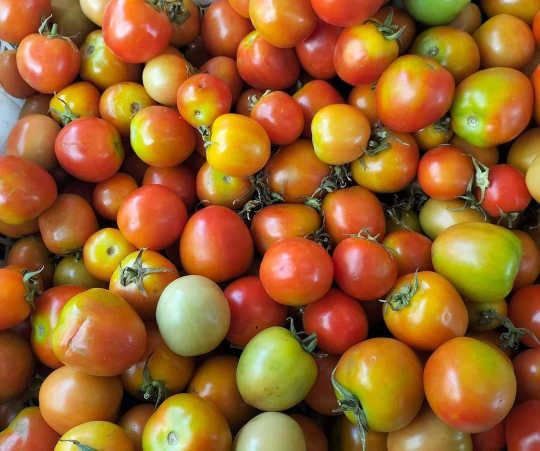
#> input picture tomat.jpeg, 1080 x 901 px (shown at 1/2 size)
$ python deteksi_tomat.py
#> lines starting #> are read from the running program, lines starting #| are printed output that depends on the picture; after the words box and inside, x2 and y2 are one past the last pixel; in counts of white or black regions, pixels touching at a corner belong together
import cv2
import numpy as np
import matplotlib.pyplot as plt


# =====================================================
# PARAMETER UTAMA
# =====================================================
image_path = "tomat.jpeg"   # ganti sesuai nama file gambar
WORK_WIDTH = 900            # ukuran kerja agar parameter lebih stabil

# Threshold klasifikasi warna pada ruang HSV OpenCV: H = 0-179
H_MATANG_MAX = 25           # merah-oranye; turunkan ke 20 jika kuning tidak dianggap matang
H_MERAH_ATAS_MIN = 165      # merah pada ujung atas rentang Hue
H_BELUM_MAX = 95            # hijau sampai kuning kehijauan

S_MIN_MATANG = 35
S_MIN_BELUM = 20
V_MIN = 45

# Parameter watershed berbasis distance transform
MIN_PEAK_DISTANCE_RATIO = 0.045
MIN_PEAK_VALUE_RATIO = 0.022

# Filter objek hasil watershed
MIN_OBJECT_AREA_RATIO = 0.0010
MAX_OBJECT_AREA_RATIO = 0.0500
MIN_CIRCULARITY = 0.12

# Klasifikasi tingkat kematangan
MATURE_RATIO_LIMIT = 0.50
LOW_COVERAGE_LIMIT = 0.35

# True jika objek yang terpotong di tepi gambar tidak ingin dihitung
IGNORE_BORDER_OBJECTS = False
BORDER_MARGIN = 3


# =====================================================
# FUNGSI KLASIFIKASI PIKSEL
# =====================================================
def klasifikasi_piksel(hsv_img, bgr_img):
    """
    Menghasilkan mask matang, mask belum matang, mask kandidat tomat,
    dan mask valid. Fungsi ini dipakai untuk visualisasi dan klasifikasi
    per objek agar logika threshold tidak terduplikasi.
    """
    H, S, V = cv2.split(hsv_img)
    B, G, R = cv2.split(bgr_img)

    Rf = R.astype(np.float32)
    Gf = G.astype(np.float32)
    Bf = B.astype(np.float32)

    # Highlight putih mengkilap diabaikan karena bukan warna asli tomat
    highlight = (V > 235) & (S < 35)

    # Piksel valid: cukup terang dan bukan highlight ekstrem
    valid = (V >= V_MIN) & (~highlight)

    # Tomat matang: merah sampai oranye
    matang = (
        (((H <= H_MATANG_MAX) | (H >= H_MERAH_ATAS_MIN)) &
         (S >= S_MIN_MATANG) &
         (V >= V_MIN))
    ) & valid

    # Tomat belum matang: hijau, kuning kehijauan, dan hijau pucat
    hijau_hsv = (
        ((H > H_MATANG_MAX) & (H <= H_BELUM_MAX) &
         (S >= S_MIN_BELUM) &
         (V >= V_MIN))
    )

    hijau_pucat = (
        (S < 75) &
        (V > 95) &
        (Gf >= 0.88 * Rf) &
        (Gf >= Bf + 5)
    )

    belum = (hijau_hsv | hijau_pucat) & valid & (~matang)

    # Piksel transisi ditambahkan agar permukaan tomat tidak terlalu berlubang
    transisi = (
        ((H > H_MATANG_MAX) & (H <= 38) &
         (S >= 25) &
         (V >= V_MIN))
    ) & valid

    kandidat = matang | belum | transisi

    return (
        (matang.astype(np.uint8) * 255),
        (belum.astype(np.uint8) * 255),
        (kandidat.astype(np.uint8) * 255),
        (valid.astype(np.uint8) * 255)
    )


# =====================================================
# FUNGSI PEMBUAT MARKER WATERSHED
# =====================================================
def buat_marker_watershed(mask_tomat):
    """
    Membuat marker foreground dari puncak distance transform.
    Marker ini menjadi perkiraan pusat masing-masing tomat.
    """
    h, w = mask_tomat.shape[:2]
    min_dim = min(h, w)

    dist = cv2.distanceTransform(mask_tomat, cv2.DIST_L2, 5)

    min_peak_distance = max(10, int(MIN_PEAK_DISTANCE_RATIO * min_dim))
    min_peak_value = max(6, int(MIN_PEAK_VALUE_RATIO * min_dim))

    kernel_peak = cv2.getStructuringElement(
        cv2.MORPH_ELLIPSE,
        (2 * min_peak_distance + 1, 2 * min_peak_distance + 1)
    )

    # Local maxima: titik yang nilainya sama dengan hasil dilasi lokal
    dist_dilated = cv2.dilate(dist, kernel_peak)
    peaks = ((dist == dist_dilated) & (dist >= min_peak_value) & (mask_tomat > 0))
    peaks = peaks.astype(np.uint8) * 255

    # Jangan dilakukan opening pada peak karena titik puncak bisa hilang
    num_peak, peak_labels, stats, centroids = cv2.connectedComponentsWithStats(peaks, 8)

    markers = np.zeros(mask_tomat.shape, dtype=np.int32)
    markers[mask_tomat == 0] = 1  # background pasti

    current_marker = 2

    for i in range(1, num_peak):
        area_peak = stats[i, cv2.CC_STAT_AREA]

        if area_peak < 1:
            continue

        cx, cy = centroids[i]
        cx = int(round(cx))
        cy = int(round(cy))

        if cx < 0 or cx >= w or cy < 0 or cy >= h:
            continue

        if dist[cy, cx] < min_peak_value:
            continue

        # Marker dibuat sebagai area kecil, bukan satu piksel
        r_marker = max(3, int(0.35 * dist[cy, cx]))
        cv2.circle(markers, (cx, cy), r_marker, current_marker, -1)
        current_marker += 1

    return markers, dist, peaks, current_marker


# =====================================================
# 1. MEMBACA CITRA
# =====================================================
img0 = cv2.imread(image_path)
#> img0 is the input picture: shape (901, 1080, 3); mean B, G, R 42.2, 98.5, 153.5

if img0 is None:
    raise FileNotFoundError("Gambar tidak ditemukan. Periksa nama file dan lokasi gambar.")

h0, w0 = img0.shape[:2]

if w0 != WORK_WIDTH:
    scale = WORK_WIDTH / w0
    img = cv2.resize(img0, (WORK_WIDTH, int(h0 * scale)), interpolation=cv2.INTER_AREA)
else:
    img = img0.copy()

h, w = img.shape[:2]
img_rgb = cv2.cvtColor(img, cv2.COLOR_BGR2RGB)


# =====================================================
# 2. KONVERSI WARNA DAN PEMBUATAN MASK
# =====================================================
img_blur = cv2.GaussianBlur(img, (3, 3), 0)
hsv = cv2.cvtColor(img_blur, cv2.COLOR_BGR2HSV)
#> hsv: shape (750, 900, 3); mean H, S, V 20.7, 189.5, 155.4

mask_matang, mask_belum, mask_tomat, mask_valid = klasifikasi_piksel(hsv, img_blur)
#> in klasifikasi_piksel, `highlight = (V > 235) & (S < 35)`:
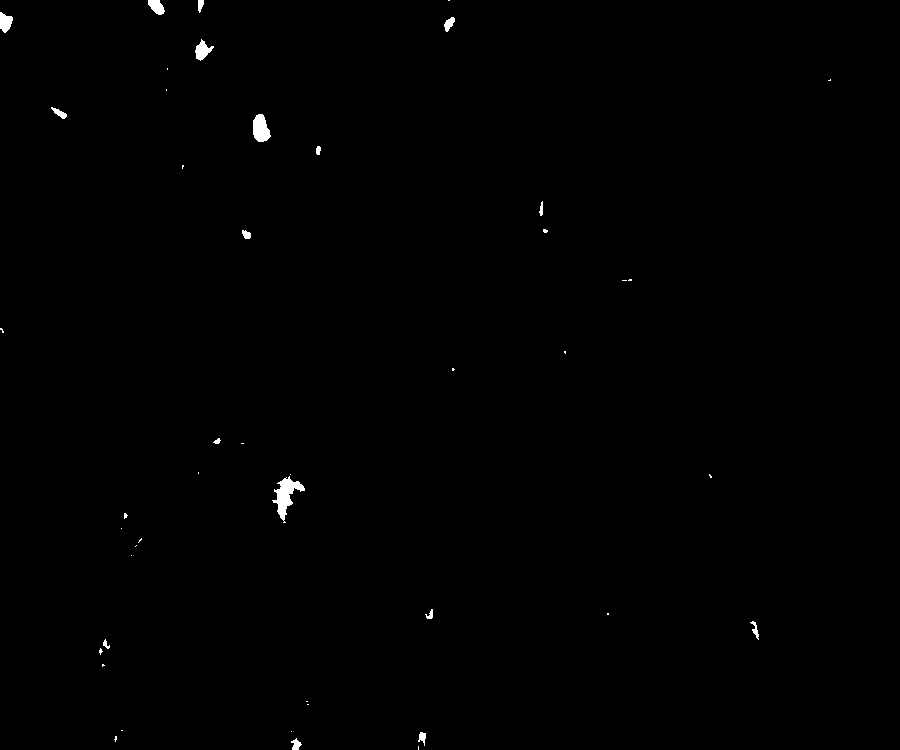
#> highlight: shape (750, 900) bool; 0.35% white; 46 white regions (29 under 20 px), largest, box (x1, y1, x2, y2) and area: (272, 476, 305, 523) 590, (253, 114, 271, 142) 368, (195, 39, 214, 61) 213
#> mask_matang: shape (750, 900); 77% white; 201 black regions (66 under 20 px), largest, box (x1, y1, x2, y2) and area: (320, 510, 650, 750) 33653, (722, 381, 885, 601) 15704, (240, 460, 365, 592) 10012
#> mask_belum: shape (750, 900); 15.6% white; 178 white regions (91 under 20 px), largest, box (x1, y1, x2, y2) and area: (393, 537, 527, 750) 19186, (722, 381, 871, 544) 12552, (260, 460, 365, 592) 9236
#> mask_tomat: shape (750, 900); 92.7% white; 230 black regions (107 under 20 px), largest, box (x1, y1, x2, y2) and area: (465, 663, 576, 750) 3458, (623, 293, 716, 395) 3053, (0, 145, 42, 257) 2347
#> mask_valid: shape (750, 900); 93.5% white; 192 black regions (89 under 20 px), largest, box (x1, y1, x2, y2) and area: (465, 663, 576, 750) 3458, (623, 293, 716, 395) 3022, (17, 584, 90, 680) 2128

kernel = cv2.getStructuringElement(cv2.MORPH_ELLIPSE, (5, 5))

mask_tomat = cv2.morphologyEx(mask_tomat, cv2.MORPH_OPEN, kernel, iterations=1)
#> mask_tomat: shape (750, 900); 92.4% white; 197 black regions (85 under 20 px), largest, box (x1, y1, x2, y2) and area: (465, 663, 576, 750) 3468, (623, 293, 716, 395) 3272, (0, 145, 42, 257) 2375
mask_tomat = cv2.morphologyEx(mask_tomat, cv2.MORPH_CLOSE, kernel, iterations=2)
#> mask_tomat: shape (750, 900); 93.9% white; 77 black regions, largest, box (x1, y1, x2, y2) and area: (474, 665, 575, 750) 3411, (628, 308, 708, 362) 2667, (0, 145, 41, 257) 2358

# Menghapus komponen kandidat yang terlalu kecil
num_cc, labels_cc, stats_cc, _ = cv2.connectedComponentsWithStats(mask_tomat, 8)
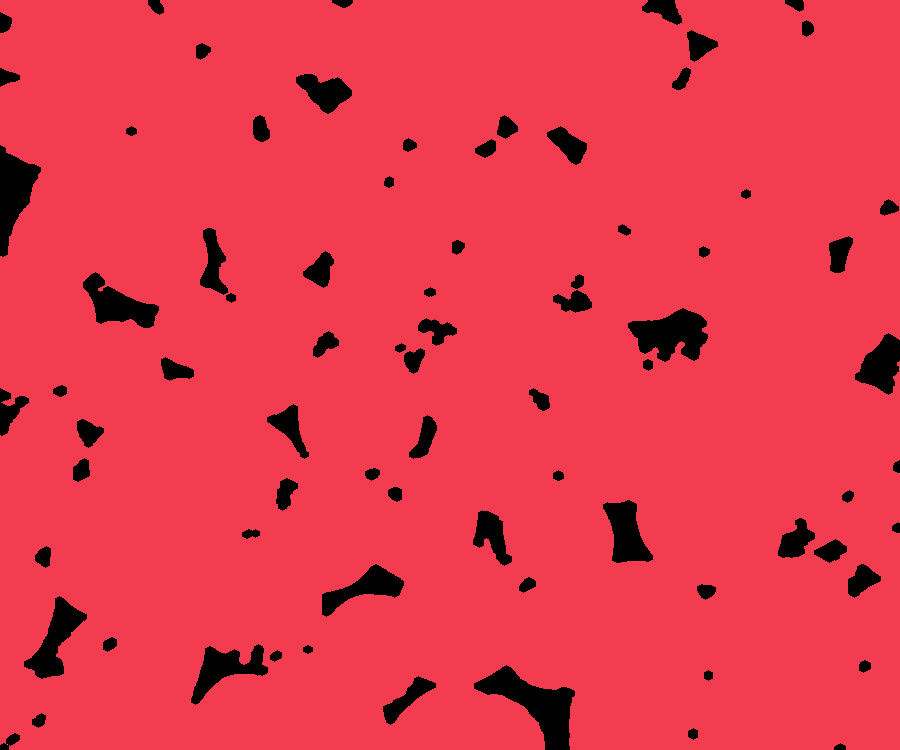
#> labels_cc: shape (750, 900) int32; 3 distinct labels, from 0 to 2; one colour per label, 0 black
#> num_cc = 3; stats_cc = [[0, 0, 900, 750, 41203], [0, 0, 900, 750, 633796], [7, 744, 1, 1, 1]]
mask_bersih = np.zeros_like(mask_tomat)
min_area_awal = int(0.00025 * h * w)

for i in range(1, num_cc):
    if stats_cc[i, cv2.CC_STAT_AREA] >= min_area_awal:
        mask_bersih[labels_cc == i] = 255

mask_tomat = mask_bersih


# =====================================================
# 3. WATERSHED UNTUK MEMISAHKAN TOMAT BERTUMPUK
# =====================================================
markers, dist, peaks, current_marker = buat_marker_watershed(mask_tomat)
#> in buat_marker_watershed, `dist = cv2.distanceTransform(mask_tomat, cv2.DIST_L2, 5)`:
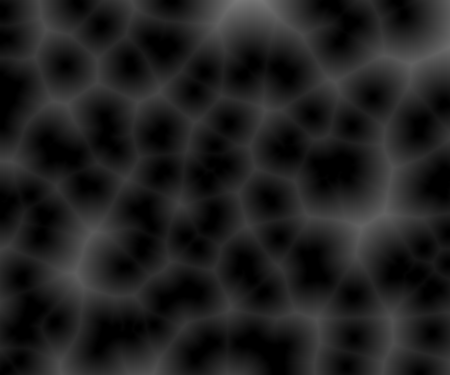
#> dist: shape (750, 900) float32 (shown at 1/2 size); min 0, max 121, mean 31.2
#> in buat_marker_watershed, `dist_dilated = cv2.dilate(dist, kernel_peak)`:
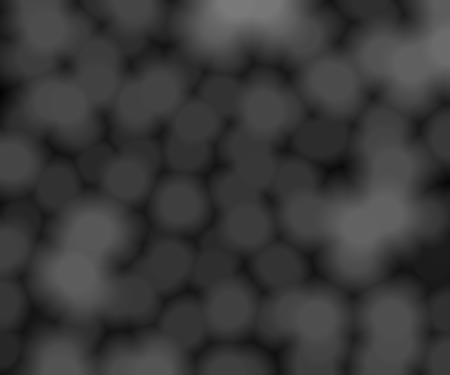
#> dist_dilated: shape (750, 900) float32 (shown at 1/2 size); min 2, max 121, mean 57.1
#> in buat_marker_watershed, `num_peak, peak_labels, stats, centroids = cv2.connectedComponentsWithS..`: num_peak = 54; stats = 54 rows, first 6: [0, 0, 900, 750, 674947], [262, 0, 1, 1, 1], [473, 0, 1, 1, 1], [524, 0, 1, 1, 1], [739, 0, 1, 1, 1], [899, 0, 1, 1, 1]; centroids = 54 pairs, first value 0 to 899, second value 0 to 749
#> the loop in buat_marker_watershed, `for i in range(1, num_peak):` made 53 passes
#> (cx, cy, r_marker) on passes 1 to 8: (262, 0, 24), (473, 0, 42), (524, 0, 41), (739, 0, 16), (899, 0, 31), (92, 57, 26), (899, 94, 37), (822, 128, 33)
#> after the loop in buat_marker_watershed, `for i in range(1, num_peak):`:
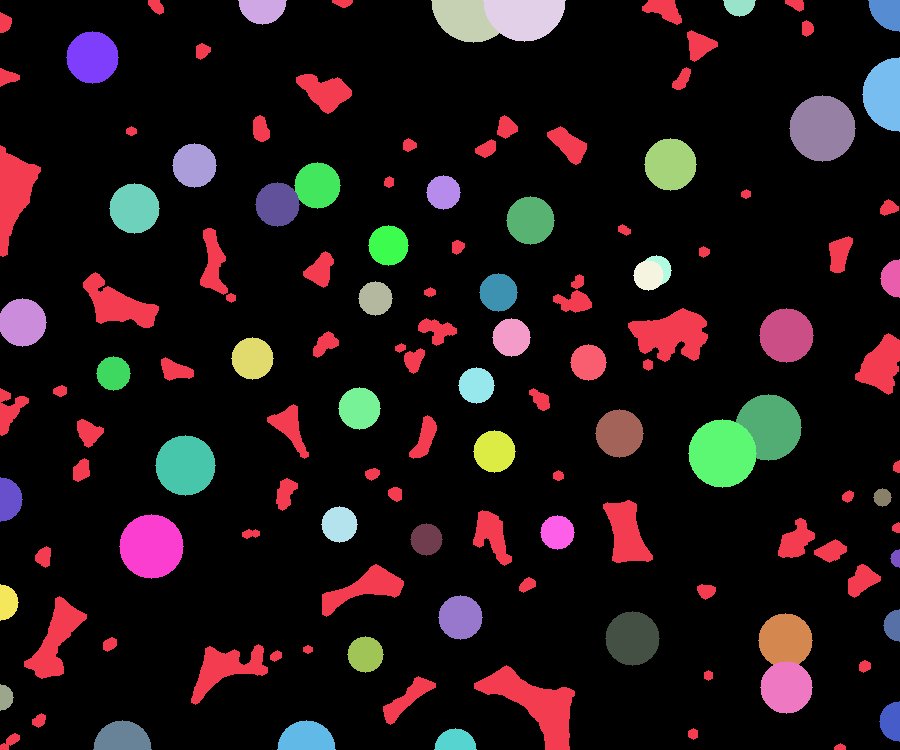
#> markers: shape (750, 900) int32; 55 distinct labels, from 0 to 54; one colour per label, 0 black
#> after the loop in buat_marker_watershed, `for i in range(1, num_peak):`: current_marker = 55
#> current_marker = 55

markers_ws = markers.copy()
cv2.watershed(img_blur, markers_ws)


# =====================================================
# 4. ANALISIS OBJEK DAN KLASIFIKASI KEMATANGAN
# =====================================================
output = img.copy()

jumlah_tomat = 0
jumlah_matang = 0
jumlah_belum = 0
jumlah_low_confidence = 0

data_objek = []

min_object_area = int(MIN_OBJECT_AREA_RATIO * h * w)
max_object_area = int(MAX_OBJECT_AREA_RATIO * h * w)

for marker_id in range(2, current_marker):
    component = np.zeros((h, w), dtype=np.uint8)
    component[(markers_ws == marker_id) & (mask_tomat > 0)] = 255

    area = cv2.countNonZero(component)

    if area < min_object_area or area > max_object_area:
        continue

    contours, _ = cv2.findContours(component, cv2.RETR_EXTERNAL, cv2.CHAIN_APPROX_SIMPLE)

    if len(contours) == 0:
        continue

    contour = max(contours, key=cv2.contourArea)
    contour_area = cv2.contourArea(contour)
    perimeter = cv2.arcLength(contour, True)

    if perimeter == 0:
        continue

    circularity = 4 * np.pi * contour_area / (perimeter ** 2)

    x, y, bw, bh = cv2.boundingRect(contour)
    aspect_ratio = bw / bh if bh > 0 else 0

    if circularity < MIN_CIRCULARITY:
        continue

    if aspect_ratio < 0.30 or aspect_ratio > 3.00:
        continue

    if IGNORE_BORDER_OBJECTS:
        menyentuh_tepi = (
            x <= BORDER_MARGIN or y <= BORDER_MARGIN or
            x + bw >= w - BORDER_MARGIN or y + bh >= h - BORDER_MARGIN
        )

        if menyentuh_tepi:
            continue

    piksel_valid = np.count_nonzero((mask_valid > 0) & (component > 0))
    piksel_matang = np.count_nonzero((mask_matang > 0) & (component > 0))
    piksel_belum = np.count_nonzero((mask_belum > 0) & (component > 0))

    piksel_terklasifikasi = piksel_matang + piksel_belum

    coverage = piksel_terklasifikasi / max(piksel_valid, 1)
    rasio_matang = piksel_matang / max(piksel_terklasifikasi, 1)

    if rasio_matang >= MATURE_RATIO_LIMIT:
        status = "Matang"
        warna = (0, 0, 255)       # merah dalam BGR
        jumlah_matang += 1
    else:
        status = "Belum Matang"
        warna = (0, 255, 0)       # hijau dalam BGR
        jumlah_belum += 1

    confidence = "Tinggi"

    if coverage < LOW_COVERAGE_LIMIT:
        confidence = "Rendah"
        jumlah_low_confidence += 1
    elif 0.40 <= rasio_matang <= 0.60:
        confidence = "Sedang"

    jumlah_tomat += 1

    cv2.drawContours(output, [contour], -1, warna, 2)

    label = f"{jumlah_tomat} {'M' if status == 'Matang' else 'BM'}"

    if confidence == "Rendah":
        label += "?"

    posisi_teks = (x, y - 5)

    if y < 15:
        posisi_teks = (x, y + 15)

    cv2.putText(
        output,
        label,
        posisi_teks,
        cv2.FONT_HERSHEY_SIMPLEX,
        0.45,
        warna,
        1
    )

    data_objek.append({
        "ID": jumlah_tomat,
        "Status": status,
        "Confidence": confidence,
        "Area": int(area),
        "Circularity": round(float(circularity), 3),
        "Coverage": round(float(coverage), 3),
        "Rasio Matang": round(float(rasio_matang), 3),
        "Pixel Matang": int(piksel_matang),
        "Pixel Belum Matang": int(piksel_belum)
    })
#> this loop made 53 passes
#> (area, contour_area, perimeter, circularity, x, y, bw, bh) on passes 1 to 8: (15330, 14913, 943.8, 0.21, 133, 1, 178, 157), (5846, 5669, 402.5, 0.44, 415, 1, 102, 98), (10300, 10015.5, 641.1, 0.306, 484, 1, 156, 128), (4751, 4580.5, 371.7, 0.417, 684, 1, 118, 59), (2665, 2513.5, 323, 0.303, 807, 1, 92, 53), (18501, 18212.5, 646.7, 0.547, 1, 1, 168, 156), (6954, 6639, 685.2, 0.178, 803, 24, 96, 180), (22103, 21746.5, 829.1, 0.398, 701, 43, 186, 202)
#> component: shape (750, 900); 0.85% white; 1 white region, box (x1, y1, x2, y2) and area: (393, 686, 510, 749) 5734
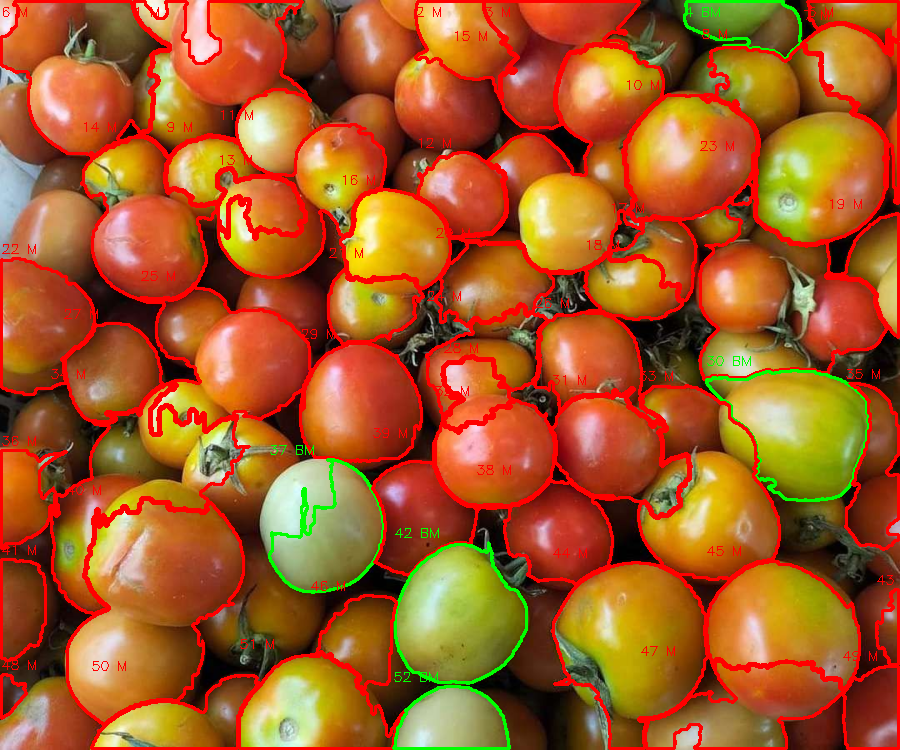
#> output: shape (750, 900, 3); mean B, G, R 37.9, 91.2, 164.5


# =====================================================
# 5. OUTPUT TERMINAL
# =====================================================
print("====================================")
print("HASIL DETEKSI TOMAT - WATERSHED")
print("====================================")
print("Jumlah total tomat         :", jumlah_tomat)
#| Jumlah total tomat         : 52
print("Jumlah tomat matang        :", jumlah_matang)
#| Jumlah tomat matang        : 47
print("Jumlah tomat belum matang  :", jumlah_belum)
#| Jumlah tomat belum matang  : 5
print("Objek confidence rendah    :", jumlah_low_confidence)
#| Objek confidence rendah    : 0
print("====================================")

for data in data_objek:
    print(data)
#> this loop made 52 passes
#| {'ID': 1, 'Status': 'Matang', 'Confidence': 'Tinggi', 'Area': 15330, 'Circularity': 0.21, 'Coverage': 1.0, 'Rasio Matang': 0.904, 'Pixel Matang': 13653, 'Pixel Belum Matang': 1458}
#| {'ID': 2, 'Status': 'Matang', 'Confidence': 'Tinggi', 'Area': 5846, 'Circularity': 0.44, 'Coverage': 1.0, 'Rasio Matang': 0.996, 'Pixel Matang': 5729, 'Pixel Belum Matang': 21}
#| {'ID': 3, 'Status': 'Matang', 'Confidence': 'Tinggi', 'Area': 10300, 'Circularity': 0.306, 'Coverage': 0.997, 'Rasio Matang': 1.0, 'Pixel Matang': 10271, 'Pixel Belum Matang': 0}
#| {'ID': 4, 'Status': 'Belum Matang', 'Confidence': 'Tinggi', 'Area': 4751, 'Circularity': 0.417, 'Coverage': 1.0, 'Rasio Matang': 0.375, 'Pixel Matang': 1776, 'Pixel Belum Matang': 2966}
#| {'ID': 5, 'Status': 'Matang', 'Confidence': 'Tinggi', 'Area': 2665, 'Circularity': 0.303, 'Coverage': 0.997, 'Rasio Matang': 0.987, 'Pixel Matang': 2622, 'Pixel Belum Matang': 34}
#> (further printed lines are left out)


# =====================================================
# 6. SIMPAN HASIL
# =====================================================
cv2.imwrite("hasil_deteksi_tomat_watershed.jpg", output)
cv2.imwrite("mask_tomat_matang.jpg", mask_matang)
cv2.imwrite("mask_tomat_belum_matang.jpg", mask_belum)
cv2.imwrite("mask_kandidat_tomat.jpg", mask_tomat)
cv2.imwrite("marker_peak_watershed.jpg", peaks)

print("\nFile hasil disimpan sebagai:")
print("- hasil_deteksi_tomat_watershed.jpg")
print("- mask_tomat_matang.jpg")
print("- mask_tomat_belum_matang.jpg")
print("- mask_kandidat_tomat.jpg")
print("- marker_peak_watershed.jpg")


# =====================================================
# 7. VISUALISASI
# =====================================================
plt.figure(figsize=(15, 9))

plt.subplot(2, 3, 1)
plt.imshow(img_rgb)
plt.title("Citra Asli")
plt.axis("off")

plt.subplot(2, 3, 2)
plt.imshow(mask_matang, cmap="gray")
plt.title("Mask Tomat Matang")
plt.axis("off")

plt.subplot(2, 3, 3)
plt.imshow(mask_belum, cmap="gray")
plt.title("Mask Tomat Belum Matang")
plt.axis("off")

plt.subplot(2, 3, 4)
plt.imshow(mask_tomat, cmap="gray")
plt.title("Mask Kandidat Tomat")
plt.axis("off")

plt.subplot(2, 3, 5)
plt.imshow(markers_ws, cmap="nipy_spectral")
plt.title("Label Watershed")
plt.axis("off")

plt.subplot(2, 3, 6)
plt.imshow(cv2.cvtColor(output, cv2.COLOR_BGR2RGB))
plt.title(f"Total: {jumlah_tomat}, Matang: {jumlah_matang}, Belum: {jumlah_belum}")
plt.axis("off")

plt.tight_layout()
plt.show()
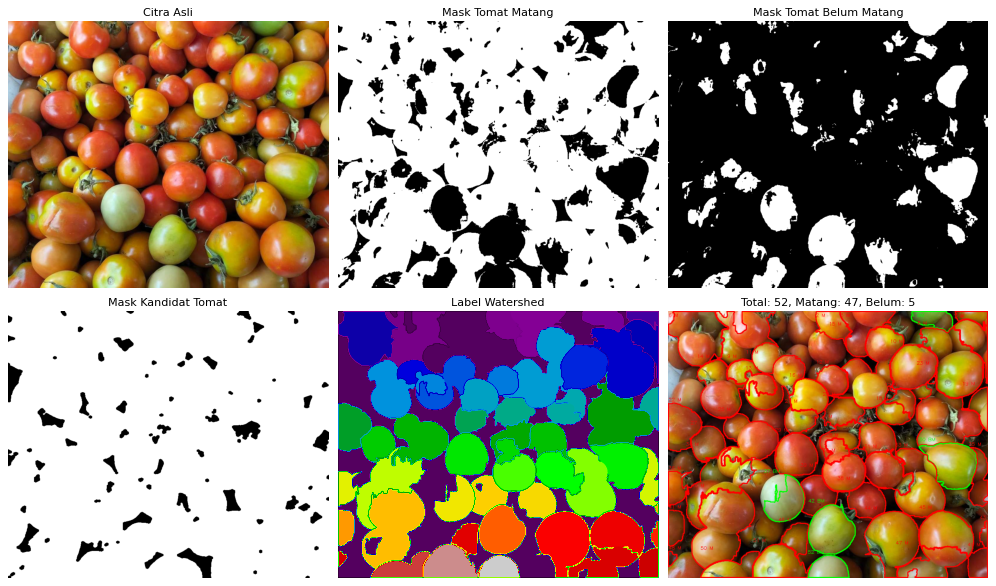
#> figure drawn by matplotlib, 6 panels
